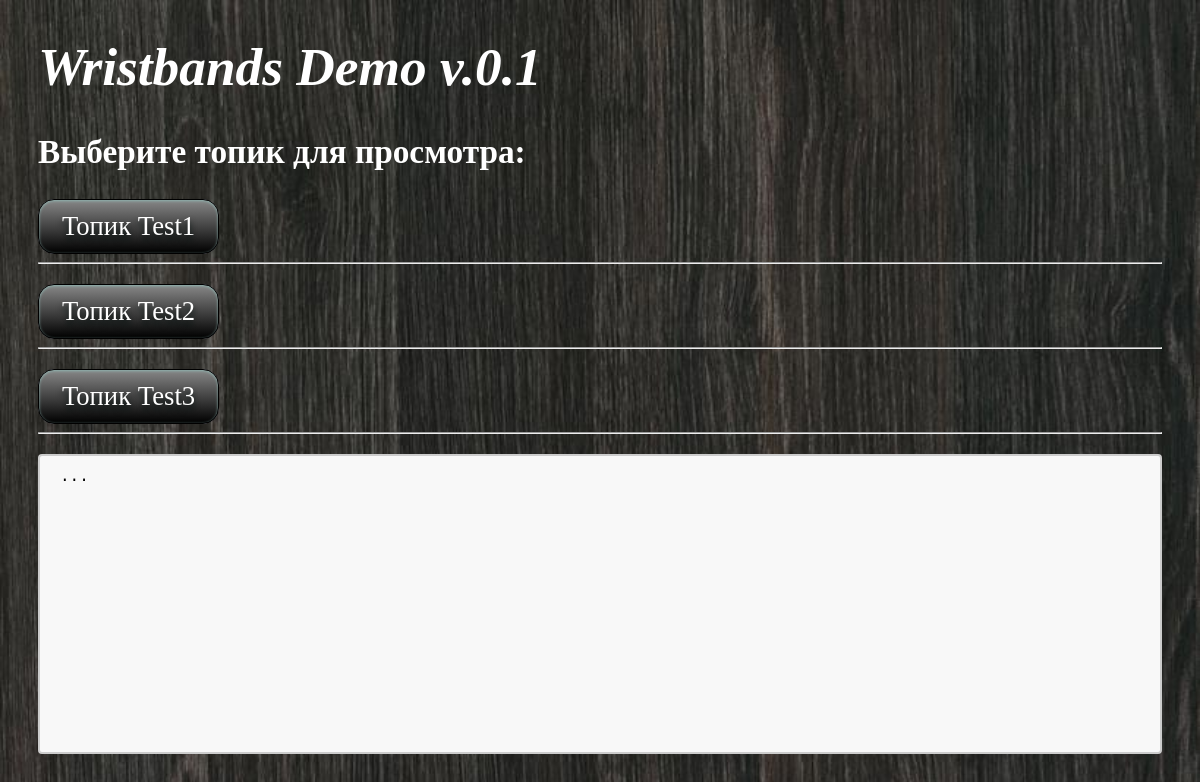
Before: / with the older database file.
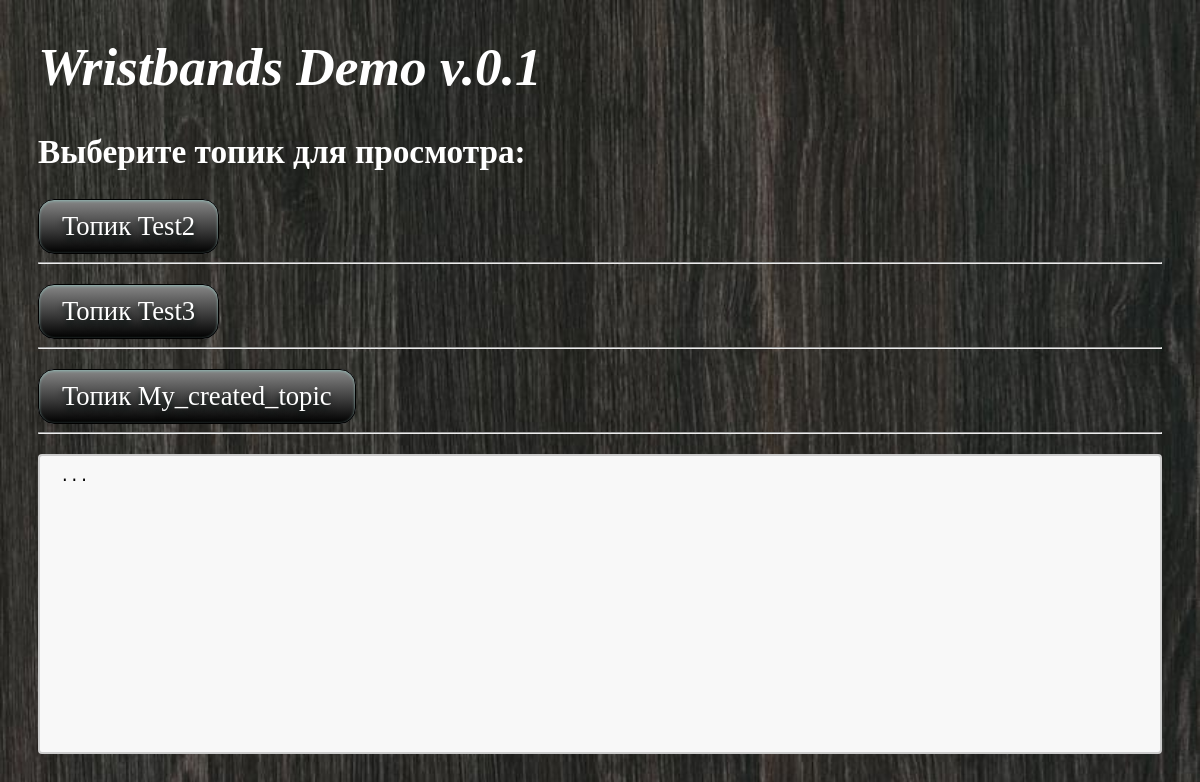
After: the same page with the newer database file.
### core/models.py (models this page shows)
class Topics(models.Model):
    topic_id = models.AutoField(primary_key=True)
    topic = models.CharField(max_length=100, unique=True)

### core/views.py (the view)
# urls.py: path('', main_page, name='main_page'),
def main_page(request):
    Topics_ = Topics.objects.all()
    Messages_ = Messages.objects.all()
    return render(request, 'core/Main_page.html', {'Topics': Topics_, 'Messages': Messages_})

### core/templates/core/Main_page.html (shortened to what this page needs)
<!DOCTYPE html>
{% load static %}
<html lang="en">
<head>
    <link rel="stylesheet" type="text/css" href="{% static 'core/main_page.css' %}">
</head>
<body>
    <h1>Wristbands Demo v.0.1</h1>
    <h2>
        Выберите топик для просмотра:
    </h2>
<div>
{% for topic in Topics %}
    <button id="button" type="button" name="load" value="{{topic.id}}" onclick="load('{{topic.topic_id}}')">Топик {{topic.topic}}</button>
    <hr><p></p>
{%endfor%}
</div>
<textarea id = "texraread" readonly>...</textarea>
</body>
</html>

### core/static/core/main_page.css (style rules this page uses)
body { background: linear-gradient(#e66465, #9198e5); background-image: url(example5.jpg); background-repeat: repeat; background-size: cover; padding-left: 30px; padding-right: 30px; }
h1 { font: italic bold 40pt "Fira Sans", serif; color: white }
h2 { font-family:verdana; font-size:25pt; color: white; }
button { box-shadow:inset 0px 1px 3px 0px #91b8b3; background:linear-gradient(to bottom, gray 5%, black 100%); background-color:#dbe1ff; border-radius:16px; border:1px solid black; display:inline-block; cursor:pointer; color:#ffffff; font-family:verdana; font-size:20pt; padding:11px 23px; text-decoration:none; text-shadow:0px 5px 6px #040f0d; }
textarea { width: 100%; height: 300px; padding: 12px 20px; box-sizing: border-box; border: 2px solid #ccc; border-radius: 4px; background-color: #f8f8f8; font-size: 16px; resize: none; }

Changed rows visible on the page:
removed Topics: topic "Test1"
added Topics: topic "My_created_topic"
